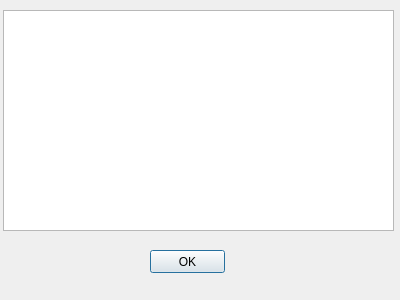
<?xml version="1.0" encoding="UTF-8"?>
<ui version="4.0">
 <class>Dialog</class>
 <widget class="QDialog" name="Dialog">
  <property name="geometry">
   <rect>
    <x>0</x>
    <y>0</y>
    <width>400</width>
    <height>300</height>
   </rect>
  </property>
  <property name="windowTitle">
   <string>Dialog</string>
  </property>
  <widget class="QPushButton" name="pushButton">
   <property name="geometry">
    <rect>
     <x>150</x>
     <y>250</y>
     <width>75</width>
     <height>23</height>
    </rect>
   </property>
   <property name="text">
    <string>OK</string>
   </property>
  </widget>
  <widget class="QTextEdit" name="textEdit">
   <property name="geometry">
    <rect>
     <x>3</x>
     <y>10</y>
     <width>391</width>
     <height>221</height>
    </rect>
   </property>
   <property name="readOnly">
    <bool>true</bool>
   </property>
  </widget>
 </widget>
 <resources/>
 <connections/>
</ui>
